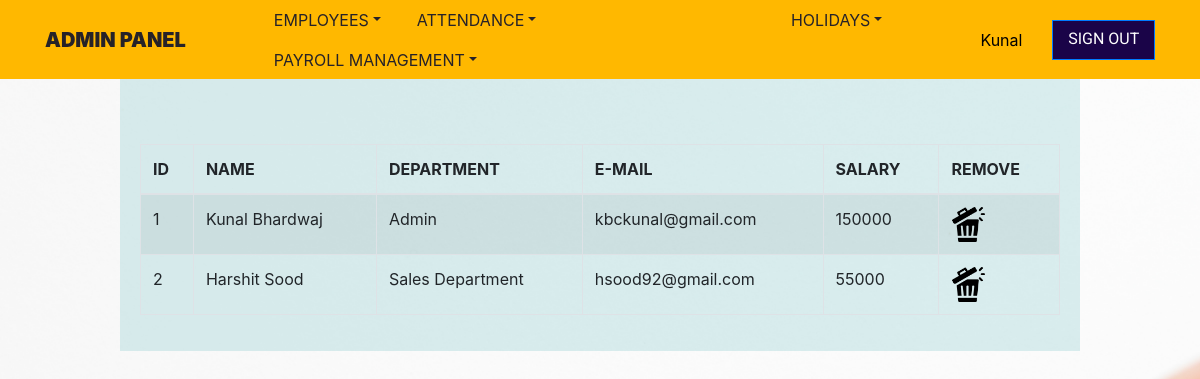
Page /list_of_employees.php (signed in) on the committed database.
### tables this page shows
CREATE TABLE IF NOT EXISTS `emp_list` (
  `first_name` varchar(50) NOT NULL,
  `last_name` varchar(50) NOT NULL,
  `email` varchar(200) NOT NULL,
  `department` varchar(100) NOT NULL,
  `password` varchar(50) NOT NULL,
  `salary` int(10) NOT NULL,
  `address` text NOT NULL,
  `phone_no` varchar(10) NOT NULL,
  `gender` varchar(6) NOT NULL,
`id` int(255) NOT NULL
);

### list_of_employees.php (the view, shortened to what this page needs)
<!DOCTYPE html>
<html>
<head>
    <link rel="stylesheet" href="assets/bootstrap/css/bootstrap.min.css">
    <link rel="stylesheet" href="assets/fonts/font-awesome.min.css">
    <link rel="stylesheet" href="assets/css/Contact-Form-Clean.css">
    <link rel="stylesheet" href="https://cdnjs.cloudflare.com/ajax/libs/animate.css/3.5.2/animate.min.css">
    <link rel="stylesheet" href="assets/css/Large-Dropdown-Menu-BS3.css">
    <link rel="stylesheet" href="assets/css/Large-Dropdown-Menu-BS3.css">
    <link rel="stylesheet" href="assets/css/Login-Form-Clean.css">
    <link rel="stylesheet" href="assets/css/Navigation-Clean.css">
    <link rel="stylesheet" href="assets/css/Navigation-with-Button.css">
    <link rel="stylesheet" href="assets/css/Registration-Form-with-Photo.css">
    <link rel="stylesheet" href="assets/css/sticky-dark-top-nav-with-dropdown.css">
    <link rel="stylesheet" href="assets/css/styles.css">
</head>
<body style="background-size:cover;background-image:url(&quot;assets/img/art-artist-background-316466.jpg&quot;); background-repeat: no-repeat; ">
    <div>
        <nav class="navbar navbar-light navbar-expand-md navigation-clean-button" style="background-color:#ffb800;height:79px;position:fixed;width: 100%;">
            <div class="container"><a class="navbar-brand" href="#" style="color:#262228;margin-right:70px;"><strong>ADMIN PANEL</strong></a>
                <div
                    class="collapse navbar-collapse" id="navcol-1">
                    <ul class="nav navbar-nav">
                        <li class="dropdown" data-bs-hover-animate="pulse"><a class="dropdown-toggle nav-link dropdown-toggle flex-grow-1" data-toggle="dropdown" aria-expanded="false" href="#" data-bs-hover-animate="pulse" style="color:#262228;">EMPLOYEES</a>
                        </li>
                        <li class="dropdown d-inline-flex float-none flex-grow-1 align-self-center" data-bs-hover-animate="pulse"><a class="dropdown-toggle nav-link dropdown-toggle" data-toggle="dropdown" aria-expanded="false" href="#" data-bs-hover-animate="pulse" style="color:#262228;">ATTENDANCE</a>
                        </li>
                        <li class="dropdown"><a class="dropdown-toggle nav-link dropdown-toggle" data-toggle="dropdown" aria-expanded="false" href="#" data-bs-hover-animate="pulse" style="color:#262228;">HOLIDAYS</a>
                        </li>
                        <li class="dropdown"><a class="dropdown-toggle nav-link dropdown-toggle" data-toggle="dropdown" aria-expanded="false" href="#" data-bs-hover-animate="pulse" style="color:#262228;">PAYROLL MANAGEMENT</a>
                        </li>
                    </ul><span style="margin-left: 80px; margin-right:20px; color: black"><?php echo $_SESSION['UserId']; ?></span><a class="btn btn-primary" role="button" href="index.php" style="background-color:#1a0448;margin-left:10px;height:40px;width:105px;">SIGN OUT</a></div>
        </div>
        </nav>
    </div>
    <div ><center>
        <form method="post" style="  background-color:rgba(76,175,181,0.2); width: 80%;  padding:20px; ">
            <h2 class="text-center" style="margin-top: 20px; margin-bottom: 50px;">Employee List</h2>
            <div class="table-responsive">
            <table class="table">
<table id="example" class="table table-striped table-bordered" style="width: 100%; ">
    <thead>
        <tr>
            <th>ID</th>
            <th>NAME</th>
            <th>DEPARTMENT</th>
            <th>E-MAIL</th>
            <th>SALARY</th>
            <th>REMOVE</th>
        </tr>
    </thead>
    <tbody>
        <?php
            $q=mysql_query("SELECT * FROM emp_list");
            while ($data=mysql_fetch_array($q))
            {
                $id=$data['id']; $name=$data['first_name']." ".$data['last_name']; $dept=$data['department']; $email=$data['email']; $sal=$data['salary'];
                echo "<tr>
                        <td>".$id."</td>
                        <td>".$name."</td>
                        <td>".$dept."</td>
                        <td>".$email."</td>
                        <td>".$sal."</td>
                        <td><a href=\"Delete.php?Delete=".$id."\"><img name=".$id." width=35 height=35 src=\"assets/img/remove.png\"></a></td>
                    </tr>
                    ";
            }
        ?>
    </tbody>
 </table>
</div>
        </form></center>
    </div>
</body>
</html>

### assets/css/Navigation-with-Button.css (style rules this page uses)
.navigation-clean-button { background:#fff; padding-top:.75rem; padding-bottom:.75rem; color:#333; border-radius:0; box-shadow:none; border:none; margin-bottom:0; }
@media (min-width:768px) { .navigation-clean-button { padding-top:1rem; padding-bottom:1rem; } }
.navigation-clean-button .navbar-brand { font-weight:bold; color:inherit; }
.navigation-clean-button .navbar-collapse, .navigation-clean-button .form-inline { border-top-color:#ddd; }
.navigation-clean-button.navbar .navbar-nav .nav-link { padding-left:18px; padding-right:18px; }
.navigation-clean-button.navbar-light .navbar-nav .nav-link { color:#465765; }

### assets/css/sticky-dark-top-nav-with-dropdown.css (style rules this page uses)
.navigation-clean-button { background:#222222; padding-top:10px; padding-bottom:10px; color:#f2f5f8; border-radius:0; box-shadow:none; border:none; margin-bottom:0; }
.navigation-clean-button .navbar-brand { font-weight:bold; color:inherit; }
.navigation-clean-button .navbar-collapse, .navigation-clean-button .navbar-form { border-top-color:#ddd; }
.navigation-clean-button.navbar .navbar-nav > li > a { padding-left:18px; padding-right:18px; }
.navbar { margin-bottom:0; }
.btn { border-radius:0; }
.btn { font-family:'Roboto'; font-weight:400; }

### assets/css/styles.css (style rules this page uses)
* { scroll-behavior: smooth; font-family:-apple-system,BlinkMacSystemFont,"Segoe UI",Roboto,"Helvetica Neue",Arial,sans-serif,"Apple Color Emoji","Segoe UI Emoji","Segoe UI Symbol"; }
body { margin:0; font-family:-apple-system,BlinkMacSystemFont,"Segoe UI",Roboto,"Helvetica Neue",Arial,sans-serif,"Apple Color Emoji","Segoe UI Emoji","Segoe UI Symbol"; font-size:1rem; font-weight:400; line-height:1.5; color:#212529; text-align:left; background-color:#fff; background-size:cover; background-repeat: no-repeat; }

### list_of_employees.php (style rules this page uses)
td { margin-left: 10px; }

### rows in the picture
emp_list: id "1", name "Kunal Bhardwaj", department "Admin", email "kbckunal@gmail.com", salary "150000"
emp_list: id "2", name "Harshit Sood", department "Sales Department", email "hsood92@gmail.com", salary "55000"

### other values in the picture
$_SESSION['UserId'] "Kunal"
